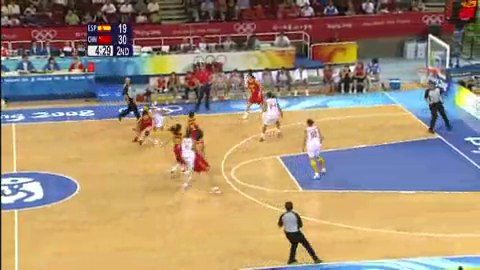
#> input picture frame 14 of video/test3_480x270.mp4, 480 x 270 px, given in place of camshifttest.mov, which was not available
$ python mean_shift.py
#> lines starting #> are read from the running program, lines starting #| are printed output that depends on the picture; pictures that were not available may be replaced by others from this repository, and a replacement may not be noted

import numpy as np
import cv2

cap = cv2.VideoCapture('/Users/itaegyeong/Desktop/camshifttest.mov')

ret, frame = cap.read()
#> frame is the input picture: shape (270, 480, 3); mean B, G, R 116.6, 142, 163
r, h, c, w = 80, 5, 159, 5   # simply hardcoded the values
track_window = (c, r, w, h)
  # set up the ROI for tracking
roi = frame[r:r + h, c:c + w]

hsv_roi = cv2.cvtColor(roi, cv2.COLOR_BGR2HSV)
mask = cv2.inRange(hsv_roi, np.array((0., 60., 32.)), np.array((180., 255., 255.)))
#> mask = [[255, 255, 255, 255, 255], [255, 255, 255, 255, 255], [255, 255, 255, 255, 255], [255, 255, 255, 255, 255], [255, 255, 255, 255, 255]]
roi_hist = cv2.calcHist([hsv_roi], [0], mask, [180], [0, 180])
#> roi_hist = 180 values, max 10 at index 5, min 0 at index 0, mean 0.139
cv2.normalize(roi_hist, roi_hist, 0, 255, cv2.NORM_MINMAX)

  # Setup the termination criteria, either 10 iteration or move by atleast 1 pt
term_crit = (cv2.TERM_CRITERIA_EPS | cv2.TERM_CRITERIA_COUNT, 10, 1)

while (1):

    ret, frame = cap.read()
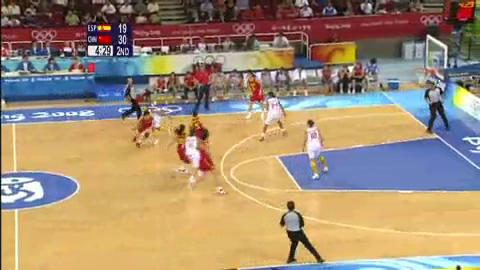
#> input picture frame 15 of video/test3_480x270.mp4, 480 x 270 px, given in place of camshifttest.mov, which was not available
#> frame is the input picture: shape (270, 480, 3); mean B, G, R 116.5, 141.9, 162.8

    if ret == True:
        hsv = cv2.cvtColor(frame, cv2.COLOR_BGR2HSV)
#> hsv: shape (270, 480, 3); mean H, S, V 53.5, 111.4, 178.5
        dst = cv2.calcBackProject([hsv], [0], roi_hist, [0, 180], 1)
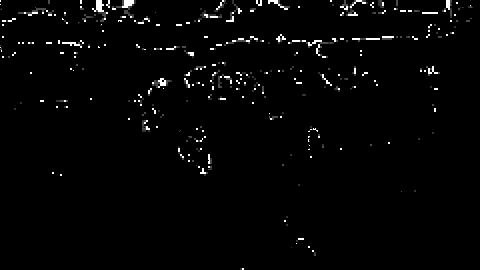
#> dst: shape (270, 480); min 0, max 255, mean 4.8
        ret, track_window = cv2.meanShift(dst, track_window, term_crit)
#> ret = 2; track_window = (158, 79, 5, 5)
        x, y, w, h = track_window
#> x = 158; y = 79; w = 5; h = 5
        img2 = cv2.rectangle(frame, (x, y), (x + w, y + h), 255, 2)
        cv2.imshow('img2', img2)
        k = cv2.waitKey(60) & 0xff
#> (key Esc is pressed here)

        if k == 27:

            break
        else:
            cv2.imwrite(chr(k) + ".jpg", img2)

    else:
        break


cv2.destroyAllWindows()

$ run again, starting later in the video
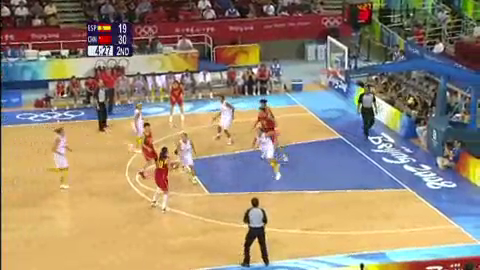
#> input picture frame 65 of video/test3_480x270.mp4, 480 x 270 px, given in place of camshifttest.mov, which was not available
#> frame is the input picture: shape (270, 480, 3); mean B, G, R 116.5, 137.8, 154.3
#> mask = [[0, 0, 0, 0, 0], [0, 0, 0, 0, 0], [0, 0, 0, 0, 0], [0, 0, 0, 0, 0], [0, 0, 0, 0, 0]]
#> roi_hist = 180 values from 0 to 0
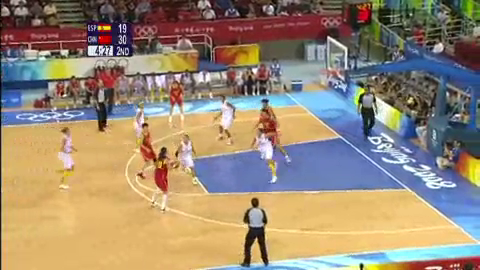
#> input picture frame 66 of video/test3_480x270.mp4, 480 x 270 px, given in place of camshifttest.mov, which was not available
#> frame is the input picture: shape (270, 480, 3); mean B, G, R 116.6, 137.7, 154.3
#> hsv: shape (270, 480, 3); mean H, S, V 56.3, 107.9, 172.2
#> dst: shape (270, 480); every value is 0
#> ret = 0; track_window = (159, 80, 5, 5)
#> x = 159; y = 80; w = 5

$ run again, starting later in the video
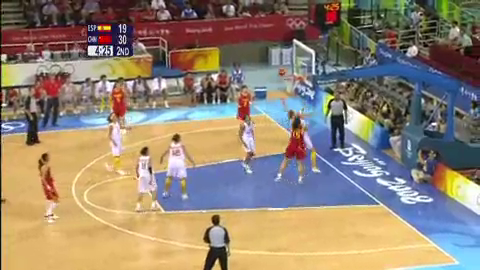
#> input picture frame 116 of video/test3_480x270.mp4, 480 x 270 px, given in place of camshifttest.mov, which was not available
#> frame is the input picture: shape (270, 480, 3); mean B, G, R 115, 132.5, 147.5
#> mask = [[0, 0, 0, 0, 0], [0, 0, 0, 0, 0], [0, 0, 0, 0, 0], [0, 0, 0, 0, 0], [0, 0, 0, 0, 0]]
#> roi_hist = 180 values from 0 to 0
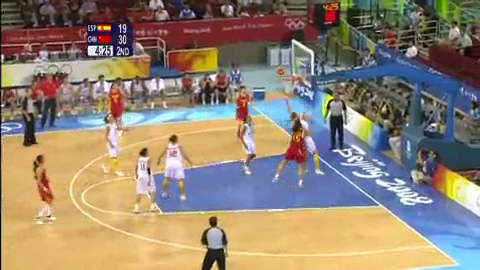
#> input picture frame 117 of video/test3_480x270.mp4, 480 x 270 px, given in place of camshifttest.mov, which was not available
#> frame is the input picture: shape (270, 480, 3); mean B, G, R 114.9, 132.1, 147
#> hsv: shape (270, 480, 3); mean H, S, V 58.2, 103.5, 164.7
#> dst: shape (270, 480); every value is 0
#> ret = 0; track_window = (159, 80, 5, 5)
#> x = 159; y = 80; w = 5
